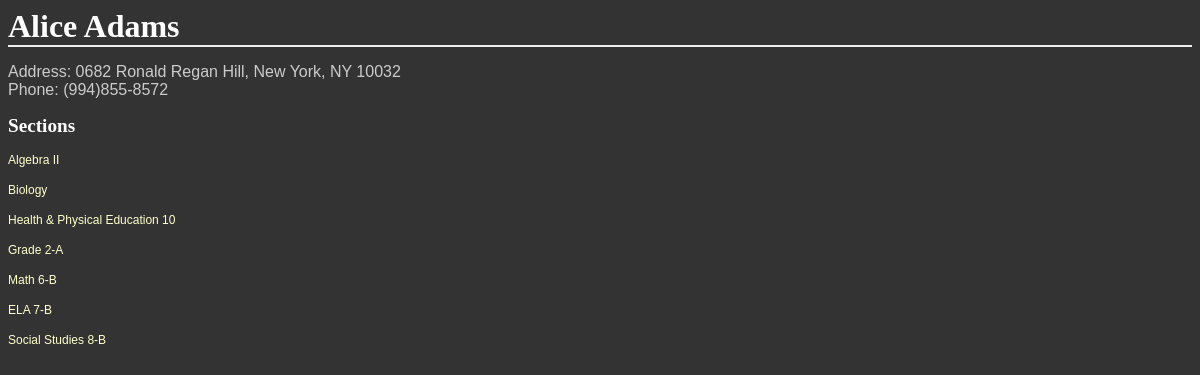
The app's page /districts/1/schools/3/students/1/, older data.
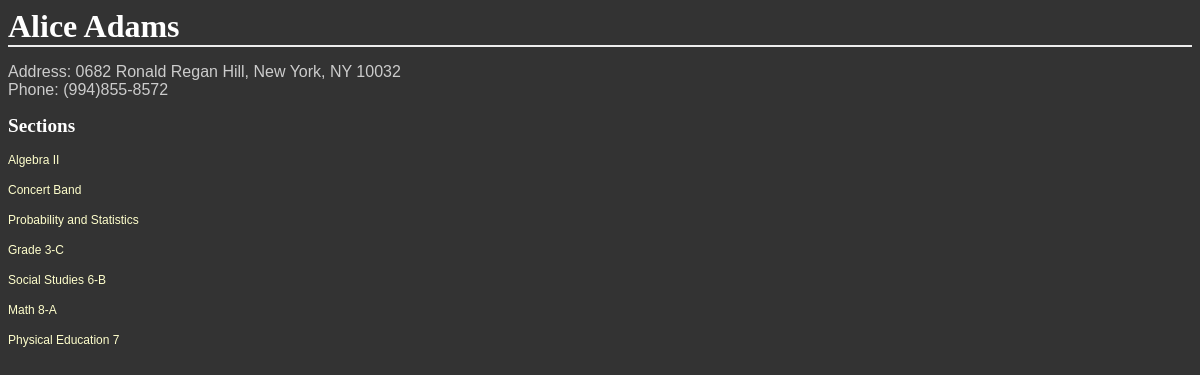
The same page, newer data.
### database_setup.py (models this page shows, shortened)
class Section(Base):
    __tablename__ = 'section'
    id = Column(Integer, primary_key=True)
    name = Column(String(40), nullable=False)
    school_id = Column(Integer, ForeignKey('school.id'))
    school = relationship(School)
    teacher_id = Column(Integer, ForeignKey('teacher.id'))
    teacher = relationship(Teacher)
    students = relationship('Student', secondary='enrollment')

### schools.py (the view)
@app.route('/districts/<int:district_id>/schools/<int:school_id>/students/<int:student_id>/')
def showStudent(district_id, school_id, student_id):
    student = session.query(Student).filter_by(id=student_id).one()
    sections = student.sections
    return render_template('student.html',
                           district_id=district_id,
                           school_id=school_id,
                           student=student,
                           sections=sections)

### templates/student.html
<html>
<head>
	<link rel=stylesheet type=text/css href="{{ url_for('static', filename='styles.css') }}">
</head>
<body>
<h1>{{student.first_name}} {{student.last_name}}</h1>
<p>Address: {{student.address}}, {{student.city}}, {{student.state}} {{student.zip}}<br>
Phone: {{student.phone}}</p>
<h2>Sections</h2>
{% for section in sections %}
	<p><a href='{{url_for('showSection', district_id=district_id, school_id=school_id, section_id=section.id)}}'>{{section.name}}</a></p>
{% endfor %}
</body>
</html>

Row changes from the older to the newer data that the page shows:
no longer on this page (row edited): Section: name "Biology"
no longer on this page (row edited): Section: name "Health & Physical Education 10"
no longer on this page (row edited): Section: name "Grade 2-A"
no longer on this page (row edited): Section: name "Math 6-B"
no longer on this page (row edited): Section: name "ELA 7-B"
no longer on this page (row edited): Section: name "Social Studies 8-B"
now on this page (row edited): Section: name "Concert Band"
now on this page (row edited): Section: name "Probability and Statistics"
now on this page (row edited): Section: name "Grade 3-C"
now on this page (row edited): Section: name "Social Studies 6-B"
now on this page (row edited): Section: name "Math 8-A"
now on this page (row edited): Section: name "Physical Education 7"
